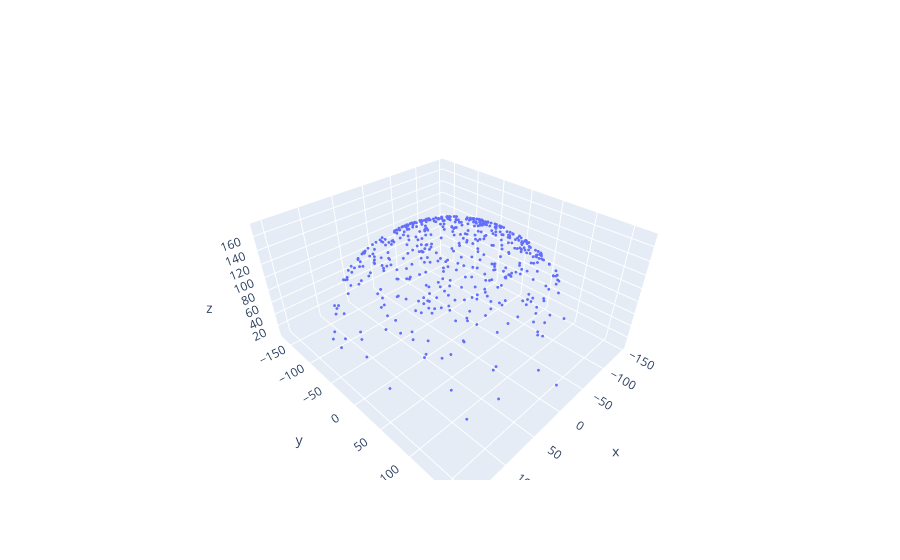

The code cell stored with this chart in its notebook:
### Code cell
import plotly.graph_objects as go
import numpy as np

# Helix equation
t = np.linspace(0, 10, 50)
x, y, z = np.cos(t), np.sin(t), t

fig = go.Figure(data=[go.Scatter3d(x=r_vec_stat_avail[0,0:500],
            y=r_vec_stat_avail[1,0:500],z=r_vec_stat_avail[2,0:500],
                                   mode='markers',
            marker=dict(size=1))])

fig.show()

### Figure 1 — Plotly figure (JSON) as saved in the notebook; plotly's stock layout.template omitted (floating-point values rounded to 4 significant figures; data arrays with more than 128 entries replaced by an {"elided": "..."} marker saying what was removed)
{"data": [{"marker": {"size": 1}, "mode": "markers", "type": "scatter3d", "x": {"elided": "500 float values"}, "y": {"elided": "500 float values"}, "z": {"elided": "500 float values"}}], "layout": {}}
